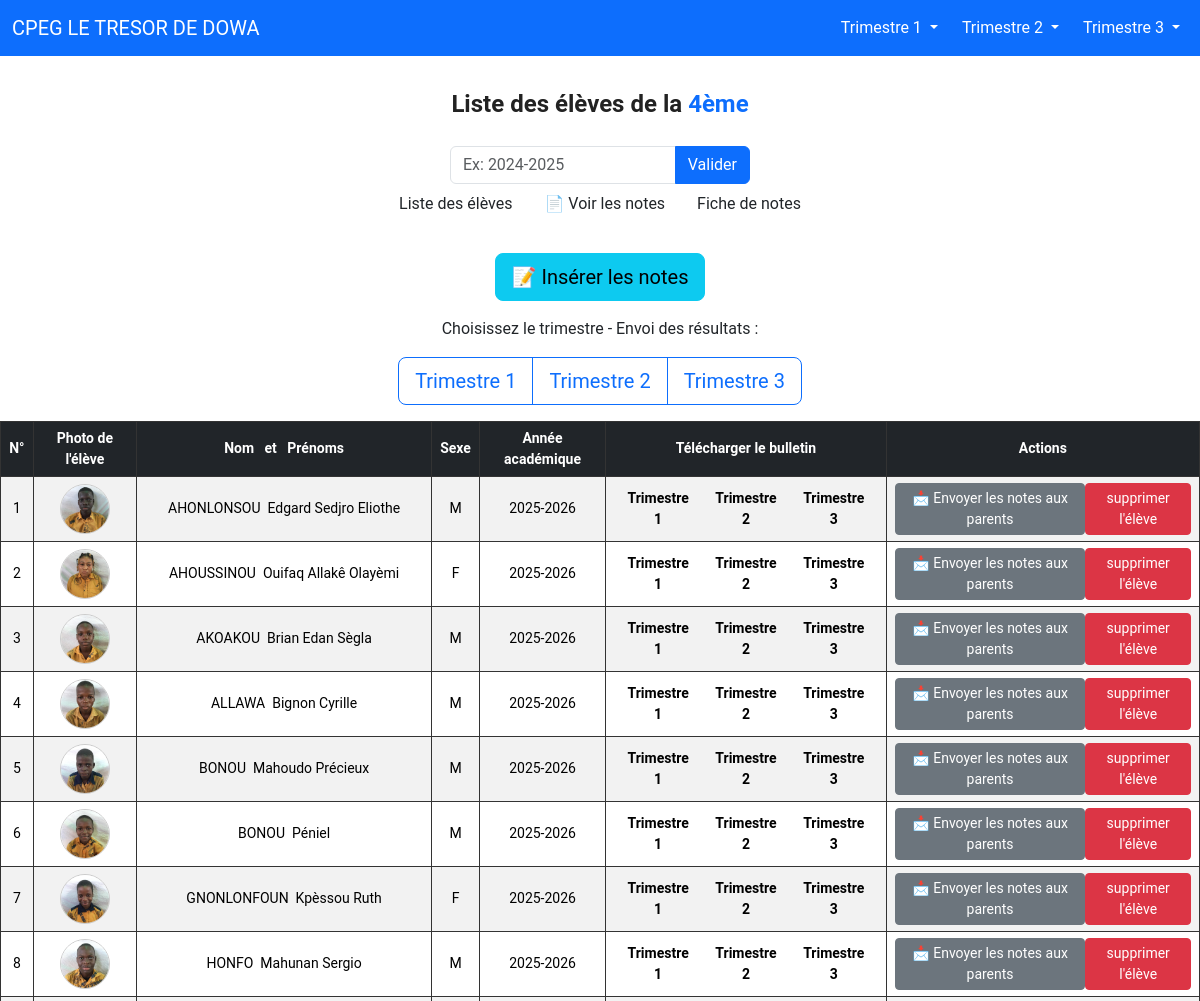
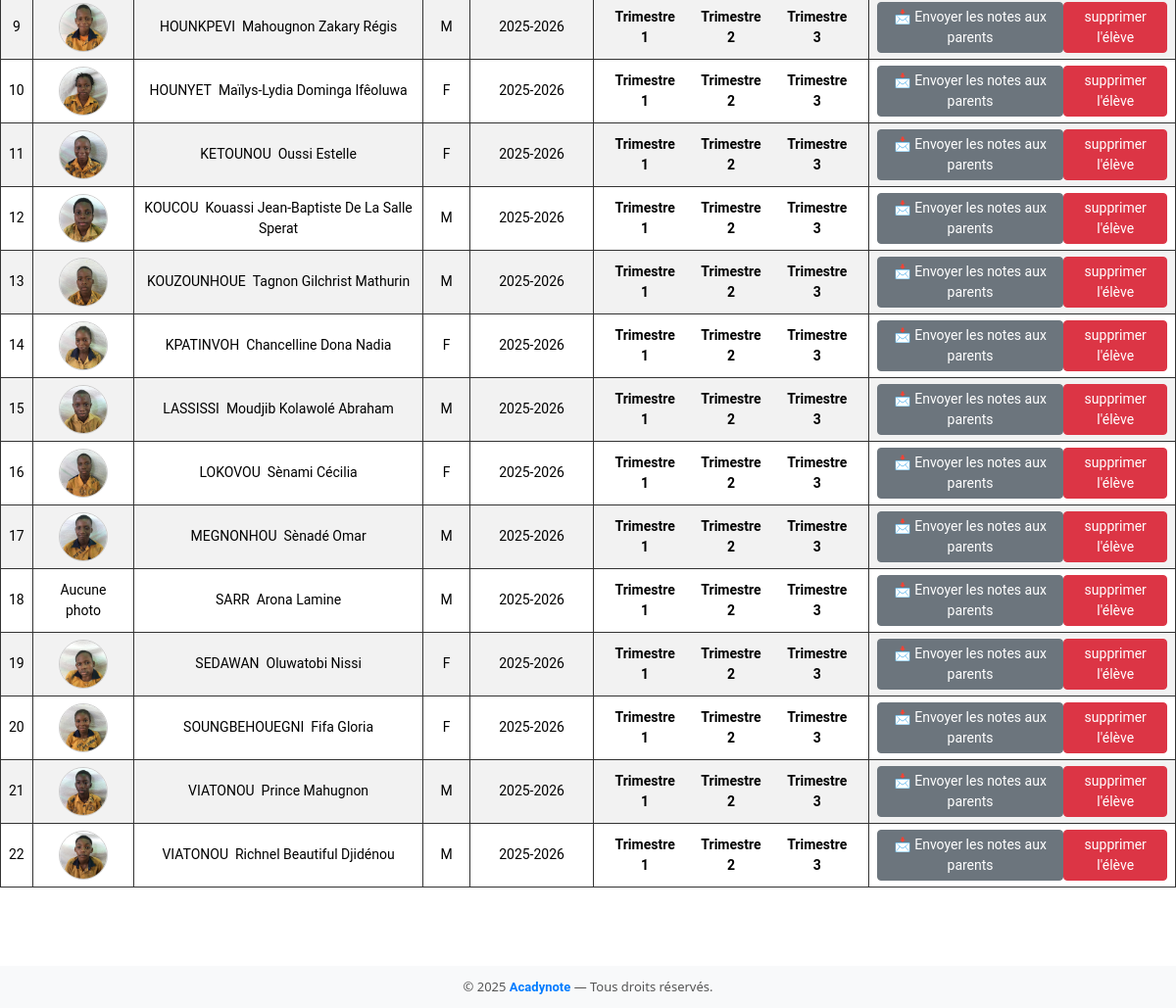
/4eme/2025-2026/, run on the app's committed database (2 pictures, top to bottom).
### myapp/models.py (models this page shows, shortened)
class Login(models.Model):
    username = models.CharField(max_length=100)
    school_name = models.CharField(max_length=100)
    password = models.CharField(max_length=100)
    email= models.CharField(max_length=100)
    numero = models.CharField(max_length=100)
    name = models.CharField(max_length=100,null=True)
    profile_image = models.ImageField(upload_to="profile_images/", blank=True, null=True)
    coin_droit = models.ImageField(upload_to="cartes/recto/", blank=True, null=True)
    fond_verso = models.ImageField(upload_to="cartes/verso/", blank=True, null=True)

class Eleve(models.Model):
    nom = models.CharField(max_length=100)
    prenoms = models.CharField(max_length=100)
    classe = models.CharField(max_length=50)
    annee_academique = models.CharField(max_length=50)
    sexe = models.CharField(max_length=10, choices=[('M', 'Masculin'), ('F', 'Feminin')])  # Exemple
    date_enregistrement = models.DateTimeField(auto_now_add=True)
    matricule = models.CharField(max_length=50,null=True)
    telephone_parent = models.CharField(max_length=15, blank=True, null=True)  # exemple
    email_parent = models.CharField(max_length=15, blank=True, null=True)  # exemple
    date_naissance = models.DateField(blank=True, null=True)
    lieu_naissance = models.CharField(max_length=100, blank=True, null=True)
    nationalite = models.CharField(max_length=50, blank=True, null=True)
    profile_eleve = models.ImageField(upload_to="profile_images/", blank=True, null=True)

### myapp/views.py (the view)
# urls.py: path('4eme/<str:annee>/', views.afficher_quatrieme, name='afficher_quatrieme'),
def afficher_quatrieme(request,annee):
    annee_academique = request.GET.get('annee',annee)
    if annee_academique:
        eleves = Eleve.objects.filter(classe="4ème", annee_academique=annee_academique).order_by('nom','prenoms')
    else:
        eleves = Eleve.objects.filter(classe="4ème").order_by('nom','prenoms')
    user = Login.objects.first()  # Récupère le premier utilisateur (si un utilisateur existe)
    school_name = user.school_name if user else ""
    return render(request, 'listes_classes/4ème.html', {
        'eleves': eleves,
        "school_name": school_name,
        'classe': "4ème",
        'annee_academique': annee_academique  # Passer l'année sélectionnée pour pré-remplir le champ dans le formulaire
    })

### myapp/templates/listes_classes/4ème.html (shortened to what this page needs)
{% extends 'base.html' %}
{% block content %}
<nav class="navbar navbar-expand-lg navbar-dark bg-primary">
    <div class="container-fluid">
        <a class="navbar-brand" href="{% url 'accueil' %}">{{ school_name }}</a>
        <div class="collapse navbar-collapse" id="navbarNav">
            <ul class="navbar-nav ms-auto">
                <li class="nav-item dropdown me-2">
                    <a class="nav-link dropdown-toggle text-white" href="#" role="button" data-bs-toggle="dropdown">
                        Trimestre 1
                    </a>
                </li>
                <li class="nav-item dropdown me-2">
                    <a class="nav-link dropdown-toggle text-white" href="#" role="button" data-bs-toggle="dropdown">
                        Trimestre 2
                    </a>
                </li>
                <li class="nav-item dropdown">
                    <a class="nav-link dropdown-toggle text-white" href="#" role="button" data-bs-toggle="dropdown">
                        Trimestre 3
                    </a>
                </li>
            </ul>
        </div>
    </div>
</nav>
<div class="welcome-text">
  Liste des élèves de la <span class="text-primary">4ème</span>
  <form id="annee-form" method="GET" class="d-flex justify-content-center mt-4">
    <div class="input-group" style="max-width: 300px;">
        <input type="text" name="annee" class="form-control" placeholder="Ex: 2024-2025" value="">
        <button class="btn btn-primary" type="submit">Valider</button>
    </div>
</form>
<a href="{% url 'liste_eleves' classe=classe annee_academique=annee_academique %}" class="btn btn-default">Liste des élèves</a>
<a href="{% url 'fiche_notes_detail' classe=classe annee_academique=annee_academique %}"
   class="btn btn-default">
   📄 Voir les notes
</a>
<a href="{% url 'fiche_note' classe=classe annee_academique=annee_academique %}" class="btn btn-default">Fiche de notes</a>
</div>
<div class="text-center mb-3">
    <a href="{% url 'inserer_notes_classe' classe=classe annee_academique=annee_academique %}"
       class="btn btn-info btn-lg">
       📝 Insérer les notes
    </a>
    </div>
    <div class="text-center mb-3">
        <p>Choisissez le trimestre - Envoi des résultats :</p>
        <div class="btn-group" role="group">
            <a href="{% url 'envoyer_notes' classe=classe annee_academique=annee_academique %}?trimestre=1"
               class="btn btn-outline-primary btn-lg">
               Trimestre 1
            </a>
            <a href="{% url 'envoyer_notes' classe=classe annee_academique=annee_academique %}?trimestre=2"
               class="btn btn-outline-primary btn-lg">
               Trimestre 2
            </a>
            <a href="{% url 'envoyer_notes' classe=classe annee_academique=annee_academique %}?trimestre=3"
               class="btn btn-outline-primary btn-lg">
               Trimestre 3
            </a>
        </div>
    </div>
<table class="table table-striped table-bordered">
<thead class="table-dark">
  <tr>
    <th class="text text-center">N°</th>
    <th class="text text-center">Photo de l'élève</th>
    <th class="text text-center">Nom &nbsp et &nbsp Prénoms </th>
    <th class="text text-center">Sexe</th>
    <th class="text text-center">Année académique</th>
    <th class="text text-center">Télécharger le bulletin</th>
    <th class="text text-center">Actions</th>
  </tr>
</thead>
<tbody>
  {% for eleve in eleves %}
  <tr>
      <td class="text text-center"><a style="color:black;" href="{% url 'modifier_eleve' annee=annee_academique classe=eleve.classe eleve_id=eleve.id %}">{{ forloop.counter }}</a></td>
      <td class="text text-center">
        {% if eleve.profile_eleve %}
            <img src="{{ eleve.profile_eleve.url }}" alt="Photo de {{ eleve.nom }}" class="photo-eleve">
        {% else %}
            <span>Aucune photo</span>
        {% endif %}
    </td>
      <td class="text text-center">{{ eleve.nom }}&nbsp&nbsp{{ eleve.prenoms }}</td>
      <td class="text text-center">{{ eleve.sexe }}</td>
      <td class="text text-center">{{ eleve.annee_academique }}</td>
      <td>
        <div class="d-flex justify-content-center">
        <button class="btn btn-default btn-sm"><a href="{% url 'trimestre1' classe=eleve.classe eleve_id=eleve.id %}" style="color:black; font-size:14px; font-weight:bold;">Trimestre 1</a></button>
        <button class="btn btn-default btn-sm"><a href="{% url 'trimestre2' classe=eleve.classe eleve_id=eleve.id %}"  style="color:black; font-size:14px; font-weight:bold;">Trimestre 2</a></button>
        <button class="btn btn-default btn-sm"><a href="{% url 'trimestre3' classe=eleve.classe eleve_id=eleve.id %}"  style="color:black; font-size:14px; font-weight:bold;">Trimestre 3</a></button>
        </div>
      </td>
      <td>
        <div class="d-flex justify-content-center">
            <a href="{% url 'choisir_trimestre' eleve_id=eleve.id %}" class="btn btn-secondary btn-sm">
         📩 Envoyer les notes aux parents
     </a>
<button class="btn btn-danger btn-sm"><a href="{% url 'supprimer_eleve' eleve.id %}"onclick="return confirm('Êtes-vous sûr de vouloir supprimer cet élève ?');">supprimer l'élève</a></button>
      </div>
      </td>
    </tr>
  {% endfor %}
</tbody>
</table>
{% endblock content %}

### myapp/templates/base.html (style rules this page uses)
* { font-family: 'Roboto', sans-serif; scroll-behavior: smooth; box-sizing: border-box; transition: all 0.3s ease-in-out; }
.welcome-text { text-align: center; margin: 30px 0; font-size: 24px; font-weight: bold; color: #222; }
a { text-decoration: none; color: white; }
.photo-eleve { width: 50px; height: 50px; object-fit: cover; border-radius: 50%; border: 1px solid #ccc; }
.table th, .table td { border: 1px solid #333; padding: 6px 8px; font-size: 14px; vertical-align: middle; text-align: center; }

### data on the page
Login: school_name "CPEG LE TRESOR DE DOWA"
Eleve: profile_eleve (picture), nom "AHONLONSOU", prenoms "Edgard Sedjro Eliothe", sexe "M", annee_academique "2025-2026"
Eleve: profile_eleve (picture), nom "AHOUSSINOU", prenoms "Ouifaq Allakê Olayèmi", sexe "F", annee_academique "2025-2026"
Eleve: profile_eleve (picture), nom "AKOAKOU", prenoms "Brian Edan Sègla", sexe "M", annee_academique "2025-2026"
Eleve: profile_eleve (picture), nom "ALLAWA", prenoms "Bignon Cyrille", sexe "M", annee_academique "2025-2026"
Eleve: profile_eleve (picture), nom "BONOU", prenoms "Mahoudo Précieux", sexe "M", annee_academique "2025-2026"
Eleve: profile_eleve (picture), nom "BONOU", prenoms "Péniel", sexe "M", annee_academique "2025-2026"
Eleve: profile_eleve (picture), nom "GNONLONFOUN", prenoms "Kpèssou Ruth", sexe "F", annee_academique "2025-2026"
Eleve: profile_eleve (picture), nom "HONFO", prenoms "Mahunan Sergio", sexe "M", annee_academique "2025-2026"
Eleve: profile_eleve (picture), nom "HOUNKPEVI", prenoms "Mahougnon Zakary Régis", sexe "M", annee_academique "2025-2026"
Eleve: profile_eleve (picture), nom "HOUNYET", prenoms "Maïlys-Lydia Dominga Ifêoluwa", sexe "F", annee_academique "2025-2026"
Eleve: profile_eleve (picture), nom "KETOUNOU", prenoms "Oussi Estelle", sexe "F", annee_academique "2025-2026"
Eleve: profile_eleve (picture), nom "KOUCOU", prenoms "Kouassi Jean-Baptiste De La Salle Sperat", sexe "M", annee_academique "2025-2026"
Eleve: profile_eleve (picture), nom "KOUZOUNHOUE", prenoms "Tagnon Gilchrist Mathurin", sexe "M", annee_academique "2025-2026"
Eleve: profile_eleve (picture), nom "KPATINVOH", prenoms "Chancelline Dona Nadia", sexe "F", annee_academique "2025-2026"
Eleve: profile_eleve (picture), nom "LASSISSI", prenoms "Moudjib Kolawolé Abraham", sexe "M", annee_academique "2025-2026"
Eleve: profile_eleve (picture), nom "LOKOVOU", prenoms "Sènami Cécilia", sexe "F", annee_academique "2025-2026"
Eleve: profile_eleve (picture), nom "MEGNONHOU", prenoms "Sènadé Omar", sexe "M", annee_academique "2025-2026"
Eleve: profile_eleve "Aucune photo", nom "SARR", prenoms "Arona Lamine", sexe "M", annee_academique "2025-2026"
Eleve: profile_eleve (picture), nom "SEDAWAN", prenoms "Oluwatobi Nissi", sexe "F", annee_academique "2025-2026"
Eleve: profile_eleve (picture), nom "SOUNGBEHOUEGNI", prenoms "Fifa Gloria", sexe "F", annee_academique "2025-2026"
Eleve: profile_eleve (picture), nom "VIATONOU", prenoms "Prince Mahugnon", sexe "M", annee_academique "2025-2026"
Eleve: profile_eleve (picture), nom "VIATONOU", prenoms "Richnel Beautiful Djidénou", sexe "M", annee_academique "2025-2026"
